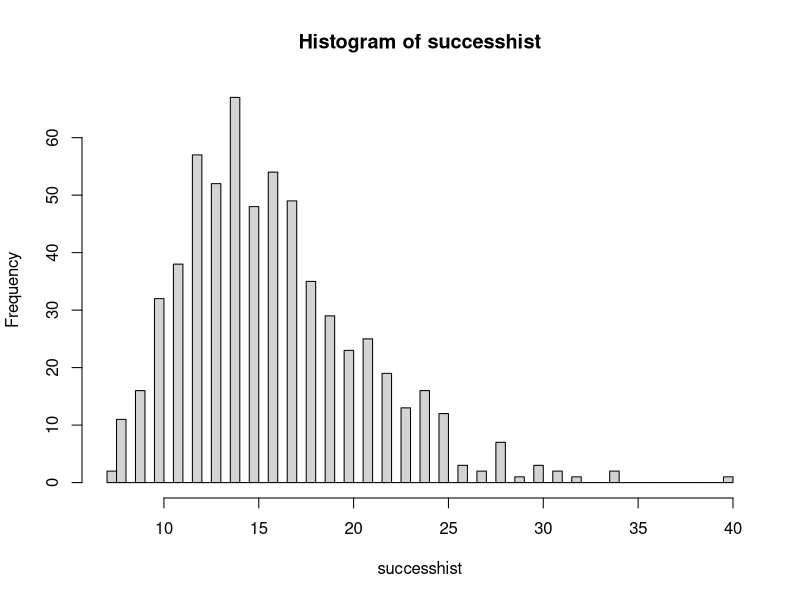
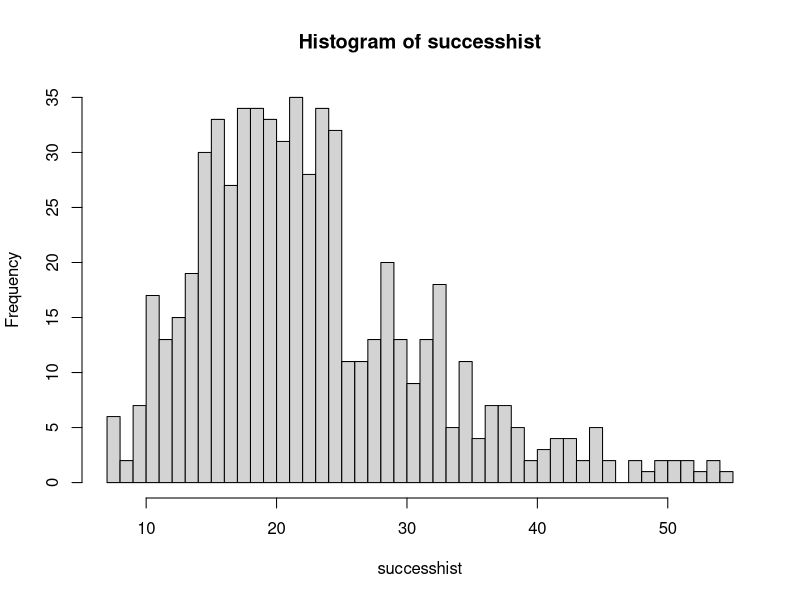
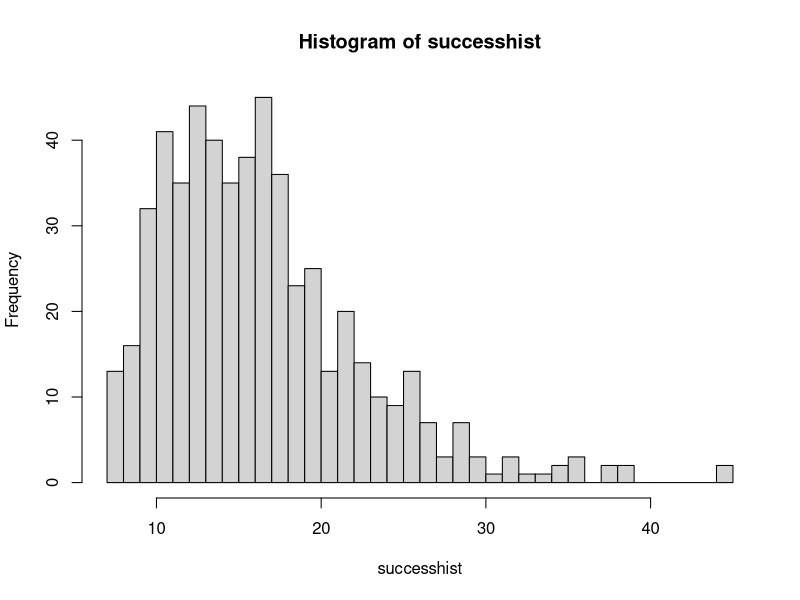

Write R code to recreate these figures, in order.
rm(list=ls())


mkMatrix <- function(rows,cols,vec) {
  m <- matrix(0,nrow=rows,ncol=cols)
  if (length(vec) %% 3 > 0) stop("Incorrect vector length !!!")
  l = length(vec)/3
  for( i in 1:l) {
    #start of 3-tuple
    s = 3*(i-1)+1
    # row, col, number
    r = vec[s]
    c = vec[s+1]
    n = vec[s+2]
    m[r,c] <- n
  }
  return(m)
}


solver<-function(m, task, threshold, p) {
  rows = dim(m)[1]
  cols = dim(m)[2]
  l = length(task)/3
  samples = 1:l
  count = 0
  #print(samples)
  for(i in 1:threshold) {
    if (length(samples) == 0) break
    
    count = count + 1
    
    #tth task coin toss
    tidx = runif(1,1,length(samples))
    t = samples[tidx]
    
    #start of 3-tuple
    s = 3*(t-1)+1
    r = task[s]
    c = task[s+1]
    n = task[s+2]
    m[r,c] = 0
    
    # vert or horiz coin toss
    toss <- rbinom(1,1,p)
    if (toss == 1) {
      #horiz
      # task of size n has n possibilities
      ti = runif(1,min=1,max=n)
      #ith task begins at tb 
      tbs = max(1,c - (n - ti))
      tbe = min(cols,tbs+n-1)
      comp = numeric(length=n)
      slice = m[r,tbs:tbe]
      if (identical(comp, slice)) {
        # fill & remove task t
        m[r,tbs:tbe] = 1
        
        samples = samples[-tidx]
        #print(paste("donehoriz", count, "samples", length(samples)))
      } else {
        # put task back in sampler
        m[r,c] = n
      }
      
    } else {
      
      #vert
      # task of size n has n possibilities
      ti = runif(1,min=1,max=n)
      #ith task begins at tb 
      tbs = max(1,r - (n - ti))
      tbe = min(rows,tbs+n-1)
      comp = numeric(length=n)
      slice = m[tbs:tbe,c]
      if (identical(comp, slice)) {
        # fill & remove task t
        m[tbs:tbe,c] = 1
        
        samples = samples[-tidx]
        #print(paste("donevert", count,"samples", length(samples)))
      } else {
        # put task back in sampler
        m[r,c] = n
      }
      
    }
  }
  return(list("m"=m,"count"=count))
}




repsolver<-function(n, threshold,p) {
  task<-c(1,1,2,2,1,2,2,3,2,2,4,3,3,3,3,4,2,4,5,2,3)
  success = 0
  fail = 0
  successhist = c()
  for(i in 1:n) {
    m<- mkMatrix(5,4,task)
    ret<-solver(m,task,threshold,p)
    if (ret$count < threshold) {
      success = success + 1
      successhist = c(successhist, ret$count)
    }
  }
  fail = n - success
  print(paste(n,"Trials", success, "Success", fail, "Failures"))
  hist(successhist, 50)
  sumr = summary(successhist)
  print(sumr)
  print(paste("Mean", mean(successhist)))
  print(paste("Sigma", sd(successhist)))
  print(paste("Probability:", p))
  
  return(successhist)
}

res1<-repsolver(1000,100,0.5)
Sys.sleep(5)
res2<-repsolver(1000,100,0.3)
Sys.sleep(5)
res3<-repsolver(1000,100,0.8)
